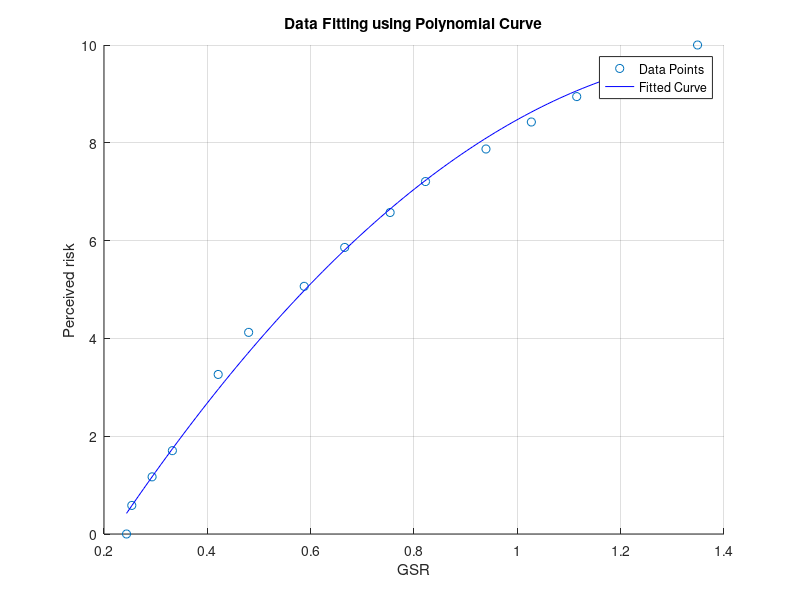
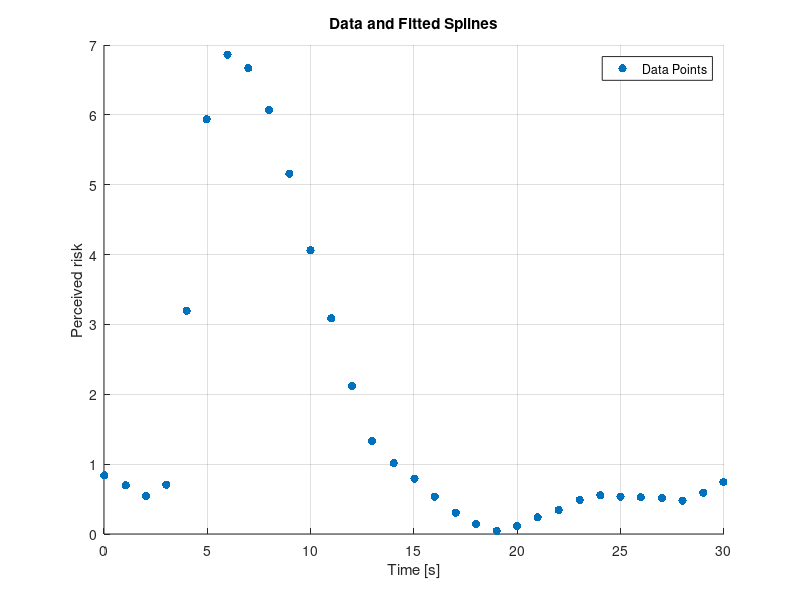

Recreate these plots in MATLAB, in order. (Note: this script raises an error after producing the figures.)
%% Mapping GSR to PR, obtain the PR-time data
clear; clc;close all
addpath('Functions')
% Given data points
% Raw perceived risk data
y_data = [-3.685210312, -3.294436906, -2.545454545, -1.50339213, -0.298507463, 0.710990502, 1.579375848, 2.295793758, 3.001356852, 2.675712347, 1.94843962, -0.928086839, 0.233378562, 1.134328358, -2.903663501];
% GSR data
x_data = [0.243587886, 0.253770863, 0.332349725, 0.420993005, 0.587503787, 0.75377745, 0.939297335, 1.114924056, 1.34879003, 1.241598714, 1.027123869, 0.479943618, 0.665819183, 0.822252374, 0.293080054];
% rescale perceived risk data
y_data = (y_data - min(y_data))/(max(y_data) - min(y_data)).*10;
% Plot the given data points
scatter(x_data, y_data, 'blue', 'DisplayName', 'Data Points');
hold on;

% Perform polynomial fitting (degree = 2)

p2 = polyfit(x_data, y_data, 2);
% Generate fitted curve points
x_fit = linspace(min(x_data), max(x_data), 100);

y_fit2 = polyval(p2, x_fit);
% Plot the fitted curve
plot(x_fit, y_fit2, 'b', 'DisplayName', 'Fitted Curve');
% Labels and title
xlabel('GSR');
ylabel('Perceived risk');
title('Data Fitting using Polynomial Curve');
legend;

% Show grid
grid on;

time_GSR_data = [
    0.012446594  0.206299213;
    1.050810353  0.197440945;
    2.031556594  0.187992126;
    3.011054392  0.198031496;
    3.999745267  0.364566929;
    4.965850681  0.583661417;
    5.97882944   0.671062992;
    6.979399436  0.652165354;
    7.982390654  0.595472441;
    8.967601023  0.516338583;
    9.991777934  0.428937008;
    10.99575277  0.356889764;
    11.99942496  0.289566929;
    12.96367663  0.237598425;
    14.02197763  0.217519685;
    15.02224498  0.203346457;
    16.00340737  0.187401575;
    17.02289316  0.173228346;
    18.00367723  0.163188976;
    19.00341493  0.157283465;
    19.98329105  0.161417323;
    20.98215862  0.169094488;
    22.00032031  0.175590551;
    23.01833067  0.184448819;
    24.01742523  0.188582677;
    24.99764183  0.187401575;
    25.9778206   0.186811024;
    26.99643626  0.186220472;
    27.99594698  0.183858268;
    28.99485238  0.190944882;
    29.97438801  0.200393701;
];
y_mapping_GSR_PR = polyval(p2, time_GSR_data(:,2))+1;

figure;
hold on;
scatter(time_GSR_data(:,1), y_mapping_GSR_PR, 'filled', 'DisplayName', 'Data Points');
xlabel('Time [s]');
ylabel('Perceived risk');
title('Data and Fitted Splines');
legend();
grid on;
hold off;
generateddata=[time_GSR_data(:,1), y_mapping_GSR_PR];
%% Compare linear, quadratic, cubic, and power function. 

% Define perceived risk data
PR_data = y_mapping_GSR_PR; 

x_data = time_GSR_data(:, 1);

y_data = PR_data;

train_idx = [1 7 13 19 25 31];
% train_idx = 1:31;

x_train = x_data(train_idx);
y_train = y_data(train_idx);

% Points where you want to evaluate the spline
x_eval = linspace(min(x_data), max(x_data), 500);

%% Linear Spline %%%%%%%%%%%%%%%%%%%%%%%%%%%%%%%%%%%%%%%%%%%%%%%%%%%%%%%%%%%
y_linear = interp1(x_train, y_train, x_eval, 'linear');

%% Quadratic Spline %%%%%%%%%%%%%%%%%%%%%%%%%%%%%%%%%%%%%%%%%%%%%%%%%%%%%%%%
% Initialize matrices for solving the system
n = length(x_train) - 1; % Number of spline segments
A = zeros(2*n, 3*n); % Coefficient matrix
b = zeros(2*n, 1); % Right-hand side vector

% Fill in A and b for spline through each point
for i = 1:n
    A(2*i-1, (3*i-2):(3*i)) = [x_train(i)^2, x_train(i), 1]; % Spline passes through start of segment
    b(2*i-1) = y_train(i);
    A(2*i, (3*i-2):(3*i)) = [x_train(i+1)^2, x_train(i+1), 1]; % Spline passes through end of segment
    b(2*i) = y_train(i+1);
end

% Identify peaks and troughs
peaks = find((y_train(2:end-1) > y_train(1:end-2)) & (y_train(2:end-1) > y_train(3:end))) + 1;
troughs = find((y_train(2:end-1) < y_train(1:end-2)) & (y_train(2:end-1) < y_train(3:end))) + 1;

% Prioritize peaks over adjacent troughs
for i = 1:length(peaks)
    peak = peaks(i);
    % Apply zero derivative condition at the peak for segments before and after the peak
    if peak > 1 % Segment before the peak
        A = [A; zeros(1, size(A,2))];
        A(end, (3*(peak-1)-2):(3*(peak-1))) = [2*x_train(peak), 1, 0];
        b = [b; 0];
    end
    if peak < n % Segment after the peak
        A = [A; zeros(1, size(A,2))];
        A(end, (3*peak-2):(3*peak)) = [2*x_train(peak), 1, 0];
        b = [b; 0];
    end
end

for i = 1:length(troughs)
    trough = troughs(i);
    % Check if adjacent to a peak with higher priority
    if ~ismember(trough-1, peaks) && ~ismember(trough+1, peaks)
        % Apply zero derivative condition at the trough for segments before and after the trough
        if trough > 1 % Segment before the trough
            A = [A; zeros(1, size(A,2))];
            A(end, (3*(trough-1)-2):(3*(trough-1))) = [2*x_train(trough), 1, 0];
            b = [b; 0];
        end
        if trough < n % Segment after the trough
            A = [A; zeros(1, size(A,2))];
            A(end, (3*trough-2):(3*trough)) = [2*x_train(trough), 1, 0];
            b = [b; 0];
        end
    end
end

% Solve for coefficients
coeffs = A \ b;


% Evaluate the spline at x_eval
y_quad = zeros(size(x_eval));
for i = 1:n
    idx = find(x_eval >= x_train(i) & x_eval <= x_train(i + 1));
    x_range = x_eval(idx);
    a = coeffs(3*(i-1) + 1);
    b = coeffs(3*(i-1) + 2);
    c = coeffs(3*(i-1) + 3);
    y_quad(idx) = a * x_range.^2 + b * x_range + c;
end

%% Cubic Spline %%%%%%%%%%%%%%%%%%%%%%%%%%%%%%%%%%%%%%%%%%%%%%%%%%%%%%%%%%%%
% % 
[maxima, idx_max] = findpeaks(y_train);
[minima, idx_min] = findpeaks(-y_train);
poles = sort([idx_min; idx_max]);


% Combine the poles with the first and last points to define segments
differences = abs(diff(y_train));
idx_point = find(differences < 1);
idx_pairs = [idx_point', idx_point'+1];
segment_indices = unique([1, length(y_train), poles', idx_pairs]);

% Initialize cell arrays to store spline data
x_spline_segments = {};
y_spline_segments = {};

% Loop over each segment to create cubic splines
for i = 1:length(segment_indices) - 1
    start = segment_indices(i);
    last = segment_indices(i + 1);  % Include the end index

    x_segment = x_train(start:last);
    y_segment = y_train(start:last);


    cs_segment{i} = csape(x_segment, y_segment, 'clamped', [0, 0]);

    x_eval = linspace(min(x_data), max(x_data), 500);

    if i==length(segment_indices) - 1
        x_spline = x_eval(x_eval>=x_segment(1)&x_eval<=x_segment(end));
    else
         x_spline = x_eval(x_eval>=x_segment(1)&x_eval<x_segment(end));
    end
    y_spline = ppval(cs_segment{i}, x_spline);


    x_spline_segments{end+1} = x_spline;
    y_spline_segments{end+1} = y_spline;
end
y_cubic = cell2mat(y_spline_segments);
%% Cubic spline PCHIP

% Evaluate the spline over a grid
x_eval = linspace(min(x_train), max(x_train), 500);
y_cubic_pchip = pchipNew(x_train, y_train, x_eval);
%%
% Plotting the data and the splines
figure;
hold on;
scatter(x_data, y_data, 'filled', 'DisplayName', 'Data Points');
plot(x_eval, y_linear, '--', 'DisplayName', 'Linear Spline');
plot(x_eval, y_quad, '-.', 'DisplayName', 'Quadratic Spline');
plot(x_eval, y_cubic, '-', 'DisplayName', 'Cubic Spline (natural)');
plot(x_eval, y_cubic_pchip, 'r-', 'DisplayName', 'Cubic Spline (pchip)');
xlabel('Time [s]');
ylabel('Perceived risk');
title('Data and Fitted Splines');
legend();
grid on;
hold off;
%% Performance test
% Prepare test data (the points not included in the training set)
test_idx = setdiff(1:length(x_data), train_idx);
x_test = x_data(test_idx);
y_test = y_data(test_idx);

% Initialize y-values for the splines at test points

% Evaluate the linear spline at test points%%%%%%%%%%%%%%%%%%%%%%%%%%%%%%%
y_linear_test = interp1(x_train, y_train, x_test, 'linear');

% Evaluate the quadratic spline at test points
y_quad_test = zeros(size(x_test));
for i = 1:n
    idx = find(x_test >= x_train(i) & x_test <= x_train(i + 1));
    x_range_test = x_test(idx);
    a = coeffs(3*(i-1) + 1);
    b = coeffs(3*(i-1) + 2);
    c = coeffs(3*(i-1) + 3);
    y_quad_test(idx) = a * x_range_test.^2 + b * x_range_test + c;
end

% Evaluate the cubic spline at test points
y_cubic_segments = {};
for i = 1:length(cs_segment)

    x_range_test = x_test(x_test>=x_spline_segments{i}(1));
    x_range_test = x_range_test(x_range_test<=x_spline_segments{i}(end));
    y_range_test = ppval(cs_segment{i}, x_range_test);

    y_cubic_segments{end+1} = y_range_test';
end
y_cubic_test = cell2mat(y_cubic_segments)';
% y_cubic_test = ppval(cs, x_test);

y_cubic_pchip_test = pchipNew(x_train, y_train, x_test);

% Calculate RMSE for each spline type
rmse_linear = sqrt(mean((y_test - y_linear_test).^2));
rmse_quad = sqrt(mean((y_test - y_quad_test).^2));
rmse_cubic = sqrt(mean((y_test - y_cubic_test).^2));
rmse_cubic_pchip = sqrt(mean((y_test - y_cubic_pchip_test).^2));


% Display RMSE
fprintf('Root Mean Squared Error for Linear Spline: %f\n', rmse_linear);
fprintf('Root Mean Squared Error for Quadratic Spline: %f\n', rmse_quad);
fprintf('Root Mean Squared Error for Cubic Spline: %f\n', rmse_cubic);
fprintf('Root Mean Squared Error for Cubic pchip Spline: %f\n', rmse_cubic_pchip);

function cs_segment = create_sub_spline(x, y)
    cs_segment = csape(x, y, 'clamped', [0, 0]);
end